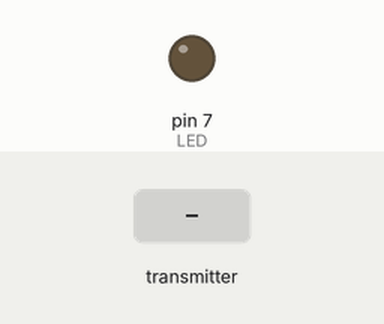
Simulated run of this program. Board: Arduino Uno, built with avr-gcc and run on an emulated ATmega328P. On the bench: output pins drawn as LEDs (lit = HIGH). The test bench sets the inputs (shaded band). No radio packets arrive unless stated; what the program prints to the serial monitor is not drawn.

Above: at 1.2 s.
1.3 s: the transmitter starts sending value = 1
At 2.5 s:
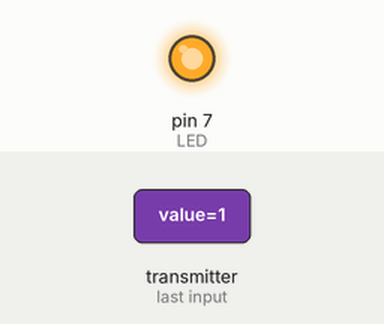
2.8 s: the transmitter starts sending value = 0
At 3.7 s:
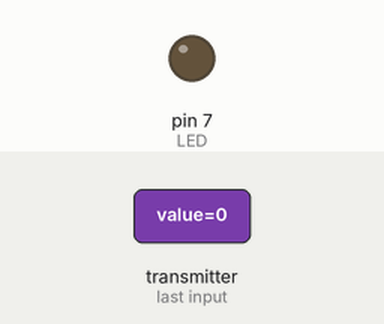
Timing chart, 0 to 5.8 s (numbered marks = the images above; inputs shaded):
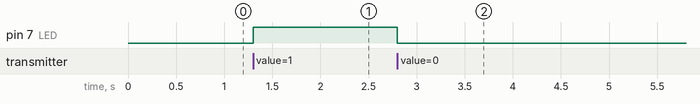

The program:

main.cpp
```cpp
// SimpleRx - the slave or the receiver

#include <SPI.h>
#include "nRF24L01.h"
#include "RF24.h"

#define CE_PIN   9
#define CSN_PIN 10
#define LED 7

const byte thisSlaveAddress[5] = {'R','x','A','A','A'};
bool value;

RF24 radio(CE_PIN, CSN_PIN);

char dataReceived[10]; // this must match dataToSend in the TX
bool newData = false;

//===========

void setup() {

    Serial.begin(9600);
    pinMode(LED,OUTPUT);
    Serial.println("SimpleRx Starting");
    radio.begin();
    radio.setCRCLength(RF24_CRC_16);
    radio.setChannel(35);
    radio.setPALevel(RF24_PA_MAX);
    radio.setDataRate( RF24_250KBPS );
    radio.openReadingPipe(1, thisSlaveAddress);
    radio.startListening();
}


void loop() {
     if ( radio.available() ) {
        radio.read( &value, sizeof(value) );
        digitalWrite(LED,value);
    }
}

//==============
```

Measured:
- after the input at 1.3 s, pin 7 (LED): LOW → HIGH at once
- after the input at 2.8 s, pin 7 (LED): HIGH → LOW at once
